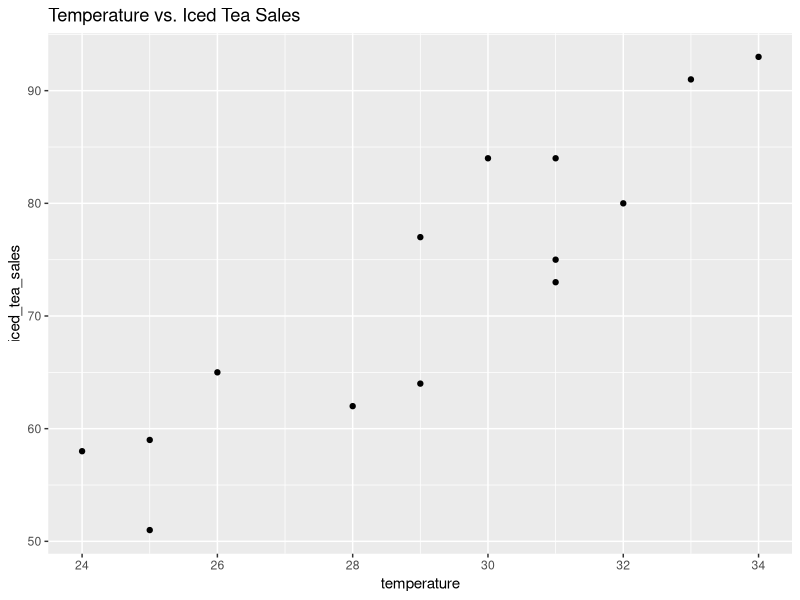
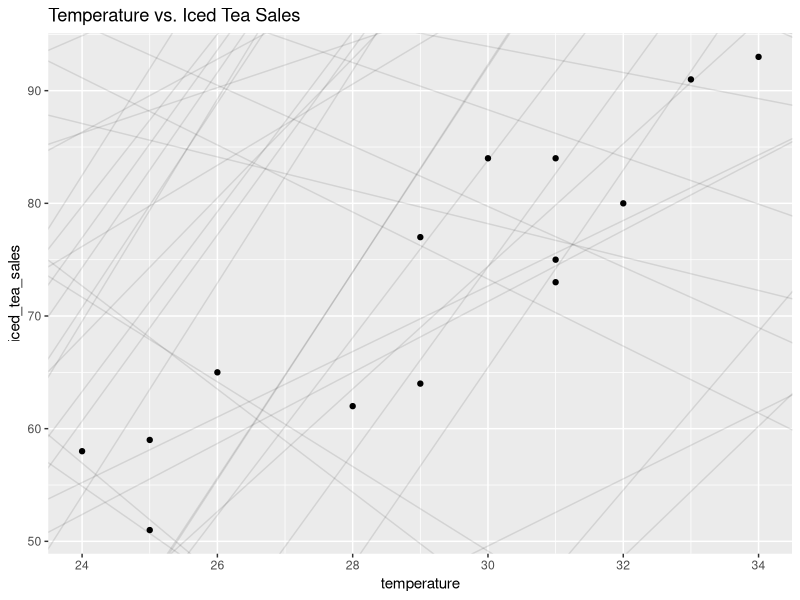
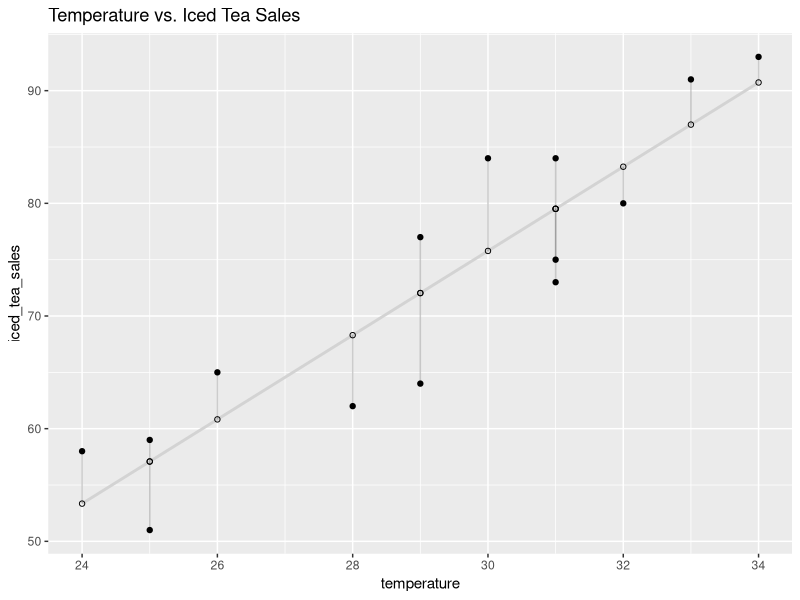
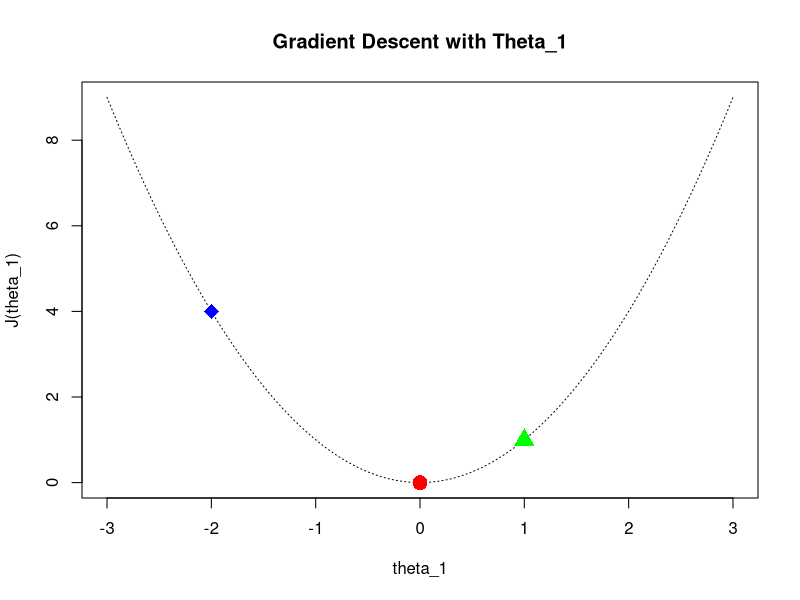
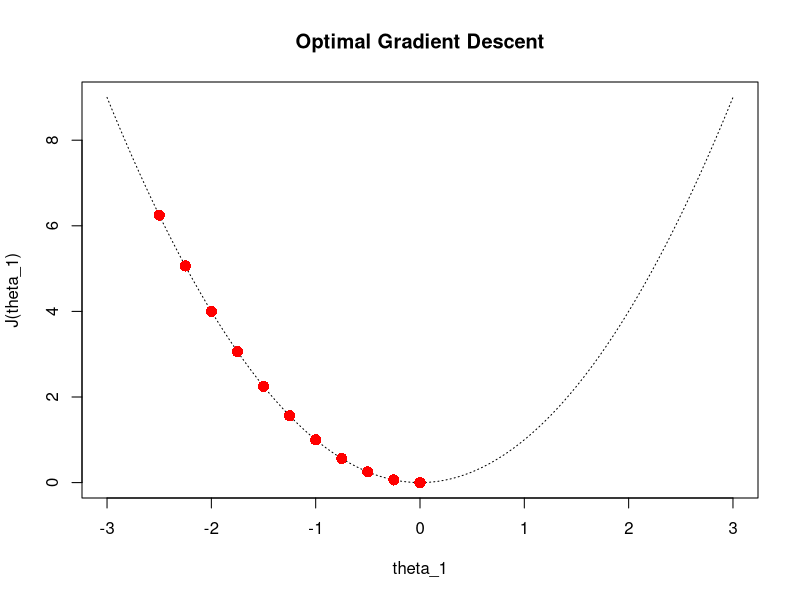
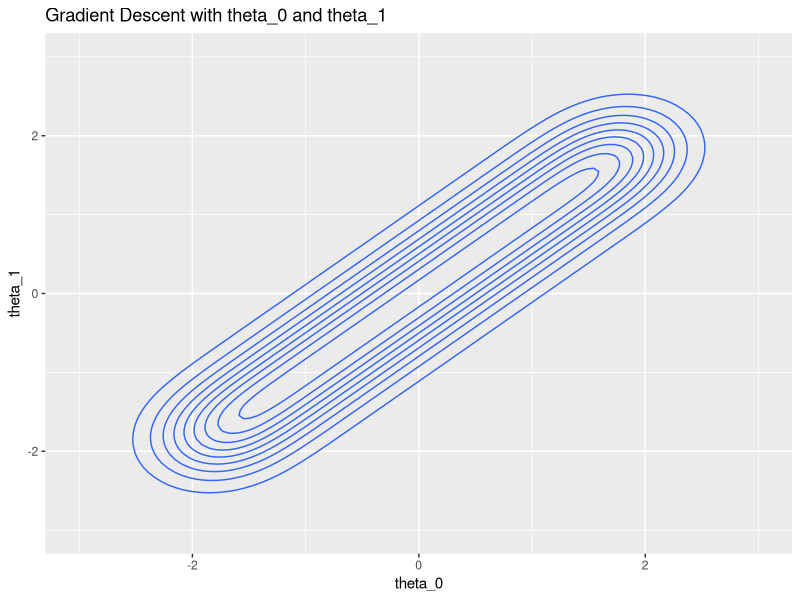

Generate these figures, in order, with R:
## ---- chunk 1
knitr::opts_chunk$set(echo = TRUE, warning = FALSE, results = 'hide', message = FALSE)
## ---- chunk 2
library(ggplot2)

temperature <- c(29, 28, 34, 31, 25, 29, 32, 31, 24, 33, 25, 31, 26, 30)
iced_tea_sales <- c(77, 62, 93, 84, 59, 64, 80, 75, 58, 91, 51, 73, 65, 84)
iced_tea_df <- data.frame(temperature, iced_tea_sales)
ggplot(iced_tea_df, aes(x = temperature, y = iced_tea_sales)) +
  geom_point() +
  ggtitle("Temperature vs. Iced Tea Sales")
## ---- chunk 3
hypotheses <- data.frame(
  theta_0 = runif(250, min = -200, max = 200),
  theta_1 = runif(250, min = -10, max = 10)
)

ggplot(iced_tea_df, aes(x = temperature, y = iced_tea_sales)) +
  geom_abline(aes(intercept = theta_0, slope = theta_1), data = hypotheses, alpha = 0.1)+
  geom_point() +
  ggtitle("Temperature vs. Iced Tea Sales")
## ---- chunk 4
temperature <- c(29, 28, 34, 31, 25, 29, 32, 31, 24, 33, 25, 31, 26, 30)
iced_tea_sales <- c(77, 62, 93, 84, 59, 64, 80, 75, 58, 91, 51, 73, 65, 84)
iced_tea_df <- data.frame(temperature, iced_tea_sales)

# Modeling
lm_fit <- lm(formula = iced_tea_sales ~ temperature, data = iced_tea_df)
iced_tea_df$predicted <- predict(lm_fit)

# Plotting
ggplot(iced_tea_df, aes(x = temperature, y = iced_tea_sales)) +
  geom_smooth(method = "lm", se = FALSE, color = "lightgrey") +  # Plot regression slope
  geom_segment(aes(xend = temperature, yend = predicted), alpha = .2) +  # alpha to fade lines
  geom_point() +
  geom_point(aes(y = predicted), shape = 1) +
  ggtitle("Temperature vs. Iced Tea Sales")
## ---- chunk 5
squared <- function(x) {
  return(x**2)
}
curve(squared, from = -3, to = 3, xlab = "theta_1", ylab = "J(theta_1)", lty = 3)
points(x = 0, y = 0, pch = 16, cex = 2, col = "red")
points(x = 1, y = 1, pch = 17, cex = 2, col = "green")
points(x = -2, y = 4, pch = 18, cex = 2, col = "blue")
title("Gradient Descent with Theta_1")
## ---- chunk 6
squared <- function(x) {
  return(x**2)
}
curve(squared, from = -3, to = 3, xlab = "theta_1", ylab = "J(theta_1)", lty = 3)

x_points <- seq(-2.5, 0, 0.25)
y_points <- squared(x_points)
points(x = x_points, y = y_points, pch = 16, cex = 1.5, col = "red")
title("Optimal Gradient Descent")
## ---- chunk 7
library(ggplot2)

xs <- seq(-2, 2, 0.01)
ys <- seq(-2, 2, 0.01)
zs <- xs**2 + ys**2
contour_df <- data.frame(xs, ys, zs)
ggplot(contour_df, aes(x = xs, y = ys, z = zs)) +
  geom_density_2d() + 
  ylim(-3, 3) + 
  xlim(-3, 3) +
  xlab("theta_0") +
  ylab("theta_1") +
  ggtitle("Gradient Descent with theta_0 and theta_1")
## ---- chunk 8
# train_test_split()
train_test_split <- function(x, train_size = 0.7){
  n_row <- nrow(x)
  shuffled_order <- sample(1:n_row)
  x_shuffled <- x[shuffled_order, ]
  cut_point <- round(n_row * train_size)
  train_data <- x_shuffled[1:cut_point, ]
  test_data <- x_shuffled[(cut_point + 1):n_row,]
  return(list(
    train = train_data,
    test = test_data
  ))
}
## ---- chunk 9
temperature <- c(29, 28, 34, 31, 25, 29, 32, 31, 24, 33, 25, 31, 26, 30)
iced_tea_sales <- c(77, 62, 93, 84, 59, 64, 80, 75, 58, 91, 51, 73, 65, 84)
iced_tea_df <- data.frame(temperature, iced_tea_sales)

# Splitting
iced_tea_train_test <- train_test_split(iced_tea_df)
train <- iced_tea_train_test$train
test <- iced_tea_train_test$test

# Modeling
lm_fit <- lm(formula = iced_tea_sales ~ temperature, data = train)

# Predicting
y_hat <- predict(lm_fit, newdata = test)

# 計算 RMSE
res <- test$iced_tea_sales - y_hat
rmse <- sqrt(sum(res^2) / nrow(iced_tea_df))
rmse

# R-squared
summary_lm_fit <- summary(lm_fit)
summary_lm_fit$r.squared
## ---- chunk 10
library(MASS) # to get Boston df
head(Boston)

lm_fit_full <- lm(medv ~ ., data = Boston)
backwards <- step(lm_fit_full, trace = 0)
formula(backwards)
summary(backwards)
## ---- chunk 11
lm_fit_full <- lm(medv ~ ., data = Boston)
lm_fit_null <- lm(medv ~ 1, data = Boston)
forwards <- step(lm_fit_null,
scope = list(lower = formula(lm_fit_null), upper = formula(lm_fit_full)), direction = "forward", trace = 0)
formula(forwards)
## ---- chunk 12
lm_fit_full <- lm(medv ~ ., data = Boston)
lm_fit_null <- lm(medv ~ 1, data = Boston)
bothways <- step(lm_fit_null,
scope = list(lower = formula(lm_fit_null), upper = formula(lm_fit_full)), direction = "both", trace = 0)
formula(bothways)
